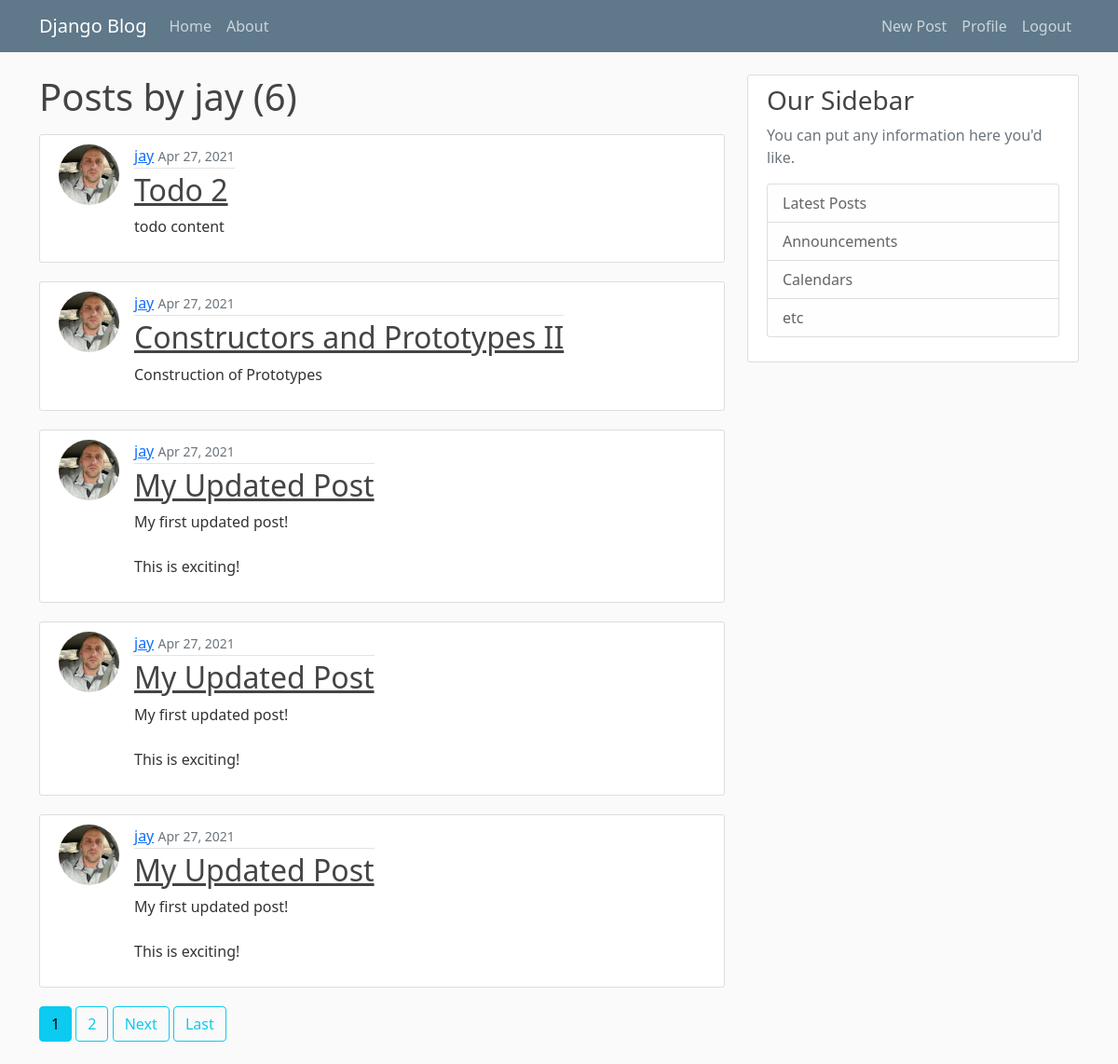
The app's page /user/jay (signed in) with its own data.
### blog/models.py (models this page shows, shortened)
class Post(models.Model):
    title = models.CharField(max_length=100)
    content = models.TextField()
    date_posted = models.DateTimeField(default=timezone.now)
    author = models.ForeignKey(User, on_delete=models.CASCADE)

### users/models.py (models this page shows, shortened)
class Profile(models.Model):
    user = models.OneToOneField(User, on_delete=models.CASCADE)
    image = models.ImageField(default='default.jpg', upload_to='profile_pics')

### blog/views.py (the view)
# urls.py: path('user/<str:username>', UserPostListView.as_view(), name='user-posts'),
class UserPostListView(ListView):
    model = Post
    template_name = 'blog/user_posts.html'
    context_object_name = 'posts'
    paginate_by = 5
    def get_queryset(self):
        user = get_object_or_404(User, username=self.kwargs.get('username'))
        return Post.objects.filter(author=user).order_by('-date_posted')

### blog/templates/blog/user_posts.html (shortened to what this page needs)
{% extends 'blog/base.html' %}
{% block content %}
    <h1 class="mb-3" >Posts by {{ view.kwargs.username }} ({{ page_obj.paginator.count }})</h1>
    {% for post in posts %}
        <article class="media content-section d-flex w-100">
            <div>
                <img class="rounded-circle article-img mx-0" src="{{ post.author.profile.image.url }}" alt="">
            </div>
            <div class="media-body px-3 ">
                <div class="article-metadata">
                    <a class="mr-2" href="{% url 'user-posts' post.author.username %}">{{ post.author }}</a>
                    <small class="text-muted">{{ post.date_posted | date:"M d, Y" }}</small>
                </div>
                <h2><a class="article-title" href="{% url 'post-detail' post.id %}">{{ post.title }}</a></h2>
                <p class="article-content">{{ post.content }}</p>
            </div>
        </article>
    {% endfor %}
    {% if is_paginated %}
        {% for num in page_obj.paginator.page_range %}
            {% if page_obj.number == num %}
                <a class="btn btn-info mb-4" href="?page={{ num }}">{{ num }}</a>
            {% elif num > page_obj.number|add:'-3' and num < page_obj.number|add:'3' %}
                <a class="btn btn-outline-info mb-4" href="?page={{ num }}">{{ num }}</a>
            {% endif %}
        {% endfor %}
        {% if page_obj.has_next %}
            <a class="btn btn-outline-info mb-4" href="?page={{ page_obj.next_page_number }}">Next</a>
            <a class="btn btn-outline-info mb-4" href="?page={{ page_obj.paginator.num_pages }}">Last</a>
        {% endif %}
    {% endif %}
{% endblock content %}

### blog/static/blog/main.css (style rules this page uses)
body { background: #fafafa; color: #333333; margin-top: 5rem; }
h1, h2, h3, h4, h5, h6 { color: #444444; }
.content-section { background: #ffffff; padding: 10px 20px; border: 1px solid #dddddd; border-radius: 3px; margin-bottom: 20px; }
.article-title { color: #444444; }
.article-content { white-space: pre-line; }
.article-img { height: 65px; width: 65px; margin-right: 16px; }
.article-metadata { padding-bottom: 1px; margin-bottom: 4px; border-bottom: 1px solid #e3e3e3 }

### records on screen
Post: author.profile.image (picture), author "jay", date_posted "Apr 27, 2021", title "Todo 2", content "todo content"
Post: author.profile.image (picture), author "jay", date_posted "Apr 27, 2021", title "Constructors and Prototypes II", content "Construction of Prototypes"
Post: author.profile.image (picture), author "jay", date_posted "Apr 27, 2021", title "My Updated Post", content "My first updated post! This is exciting!"
Post: author.profile.image (picture), author "jay", date_posted "Apr 27, 2021", title "My Updated Post", content "My first updated post! This is exciting!"
Post: author.profile.image (picture), author "jay", date_posted "Apr 27, 2021", title "My Updated Post", content "My first updated post! This is exciting!"

### other values on screen
{{ view.kwargs.username }} "jay"
{{ page_obj.paginator.count }} "6"
{{ num }} "1"
{{ num }} "2"
